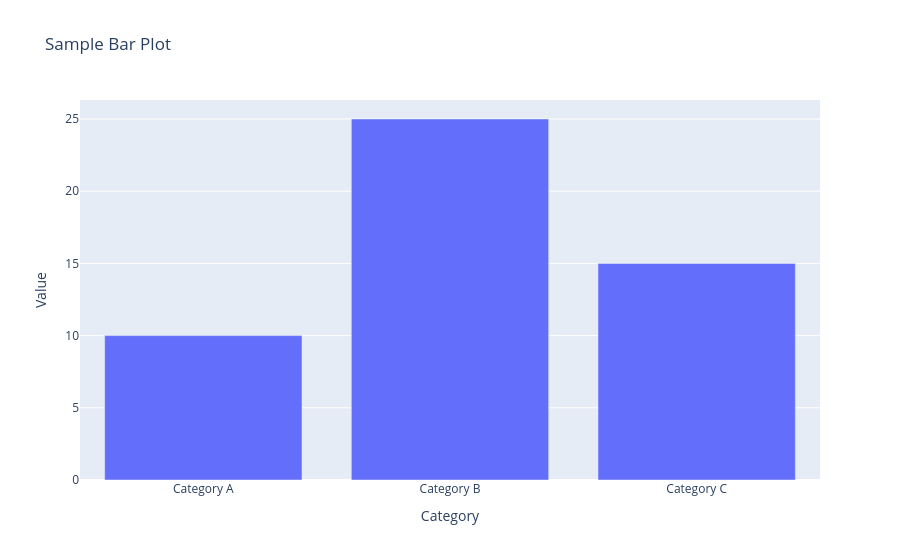

Notebook source saved alongside this figure:
### Markdown cell above
[5.] Generate a bar plot using Plotly?

### Code cell
import plotly.express as px

# Sample data
categories = ['Category A', 'Category B', 'Category C']
values = [10, 25, 15]

# Create bar plot
fig = px.bar(x=categories, y=values, title='Sample Bar Plot', labels={'x':'Category', 'y':'Value'})

# Show the plot
fig.show()

### Figure 1 — Plotly figure (JSON) as saved in the notebook; plotly's stock layout.template omitted (floating-point values rounded to 4 significant figures)
{"data": [{"alignmentgroup": "True", "hovertemplate": "Category=%{x}<br>Value=%{y}<extra></extra>", "legendgroup": "", "marker": {"color": "#636efa", "pattern": {"shape": ""}}, "name": "", "offsetgroup": "", "orientation": "v", "showlegend": false, "textposition": "auto", "type": "bar", "x": ["Category A", "Category B", "Category C"], "xaxis": "x", "y": [10, 25, 15], "yaxis": "y"}], "layout": {"barmode": "relative", "legend": {"tracegroupgap": 0}, "title": {"text": "Sample Bar Plot"}, "xaxis": {"anchor": "y", "domain": [0, 1], "title": {"text": "Category"}}, "yaxis": {"anchor": "x", "domain": [0, 1], "title": {"text": "Value"}}}}
